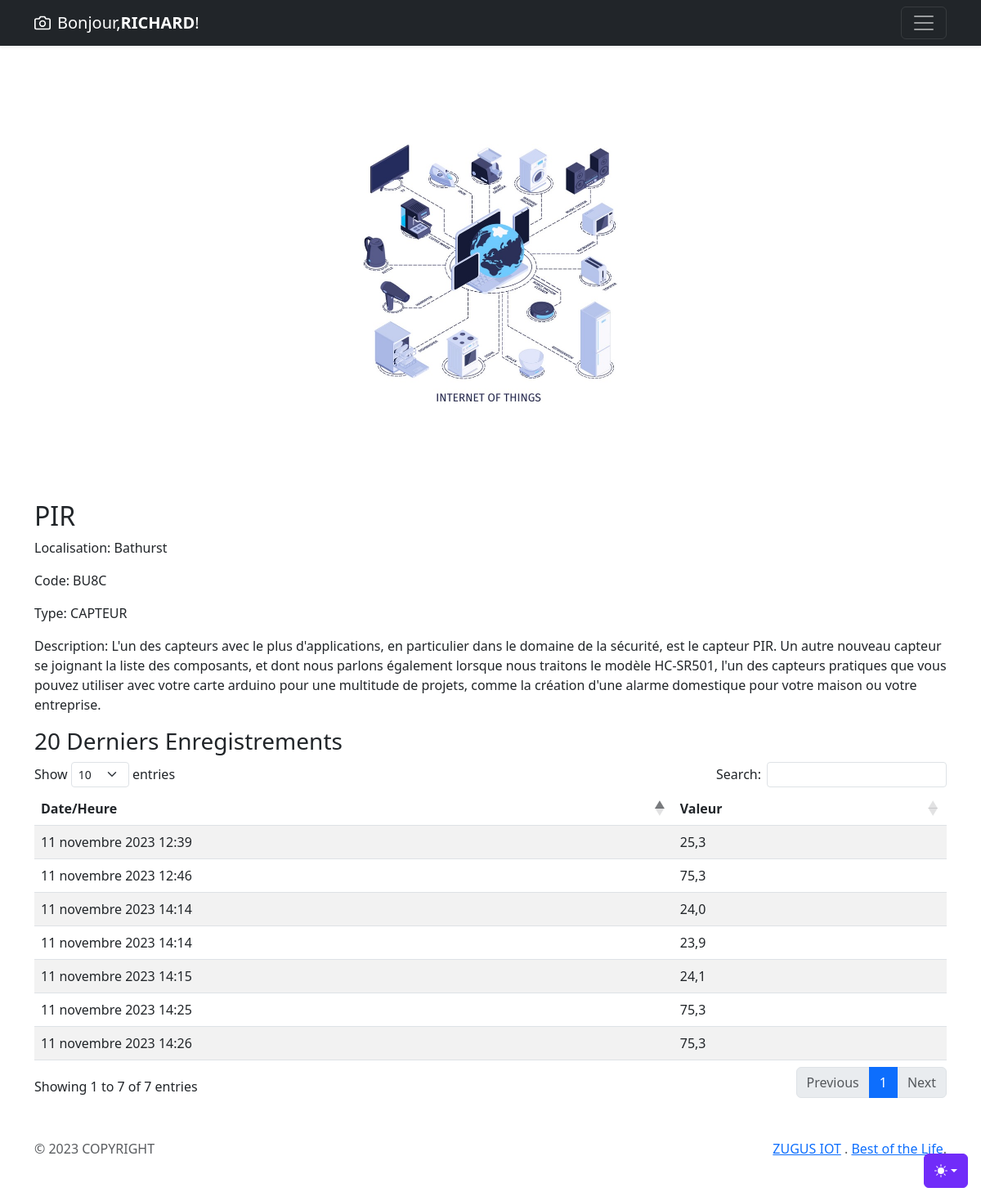
Page /accounts/visualiser-capteur/1/ (signed in) on the committed database.
### account/models.py (models this page shows, shortened)
class User(AbstractUser):
    username = models.CharField(max_length=150, unique=True, blank=True, null=True)
    email = models.EmailField(unique=True)
    adresse = models.CharField(max_length=100)
    USERNAME_FIELD = 'email'
    REQUIRED_FIELDS = ['first_name', 'last_name', 'username']

class UserDispositif(models.Model):
    user = models.ForeignKey(settings.AUTH_USER_MODEL, on_delete=models.CASCADE)
    dispositif = models.ForeignKey(Dispositif, on_delete=models.CASCADE)
    code = models.CharField(max_length=4, blank=True)
    localisation = models.CharField(max_length=200, blank=True)  # Ajout du champ localisation

class Dispositif(models.Model):
    TYPE_CAPTEUR = 'CAPTEUR'
    TYPE_ACTUATEUR = 'ACTUATEUR'
    TYPE_CHOICES = (
        (TYPE_CAPTEUR, 'Capteur'),
        (TYPE_ACTUATEUR, 'Actuateur'),
    )
    id_dispositif = models.AutoField(primary_key=True)
    nom = models.CharField(max_length=200)
    type = models.CharField(max_length=200,choices=TYPE_CHOICES,default=TYPE_CAPTEUR)
    image = models.ImageField(upload_to='images/')  # Configuration des medias
    description = models.TextField()
    localisation = models.CharField(max_length=200, blank=True)
    code = models.CharField(max_length=4, blank=True)

class DonneeCapteur(models.Model):
    user_dispositif = models.ForeignKey(UserDispositif, on_delete=models.CASCADE)
    valeur = models.FloatField()
    date_heure = models.DateTimeField(default=datetime.now)

### account/views.py (the view)
# urls.py: path('visualiser-capteur/<int:user_dispositif_id>/', visualiser_capteur, name='visualiser_capteur'),
@login_required
def visualiser_capteur(request, user_dispositif_id):
    user_dispositif = get_object_or_404(UserDispositif, pk=user_dispositif_id, user=request.user)
    donnees = DonneeCapteur.objects.filter(user_dispositif=user_dispositif).order_by('-date_heure')[:20]
    context = {
        'user_dispositif': user_dispositif,
        'donnees': donnees
    }
    return render(request, 'account/visualiser_capteur.html', context)

### account/templates/account/visualiser_capteur.html (shortened to what this page needs)
{% extends './base.html' %}
{% block content %}
<div class="container">
    <h2>{{ user_dispositif.dispositif.nom }}</h2>
    <p>Localisation: {{ user_dispositif.dispositif.localisation }}</p>
    <p>Code: {{ user_dispositif.code }}</p>
    <p>Type: {{ user_dispositif.dispositif.type }}</p>
    <p>Description: {{ user_dispositif.dispositif.description }}</p>
    <h3>20 Derniers Enregistrements</h3>
    <table id="tablevisualisation" class="table table-striped" style="width:100%">
        <thead>
          <tr>
            <th scope="col">Date/Heure</th>
            <th scope="col">Valeur</th>
        </tr>
        </thead>
        {% for donnee in donnees %}
        <tr>
            <td>{{ donnee.date_heure }}</td>
            <td>{{ donnee.valeur }}</td>
        </tr>
        {% endfor %}
    </table>
</div>
{% endblock %}

### account/templates/account/account_menu.html (shortened to what this page needs)
<div class="dropdown position-fixed bottom-0 end-0 mb-3 me-3 bd-mode-toggle">
  <button class="btn btn-bd-primary py-2 dropdown-toggle d-flex align-items-center"
          id="bd-theme"
          type="button"
          aria-expanded="false"
          data-bs-toggle="dropdown"
          aria-label="Toggle theme (auto)">
    <svg class="bi my-1 theme-icon-active" width="1em" height="1em"><use href="#circle-half"></use></svg>
  </button>
</div>
<header data-bs-theme="dark">
<div class="navbar navbar-dark bg-dark shadow-sm">
<div class="container">
  <a href="#" class="navbar-brand d-flex align-items-center">
    {% if request.user.is_authenticated %}
    Bonjour, <strong>{{ request.user.first_name }}</strong>!
    {% else %}
    <a href="{% url 'Login' %}">Connexion</a>
    {% endif %}
  </a>
  <button class="navbar-toggler" type="button" data-bs-toggle="collapse" data-bs-target="#navbarHeader" aria-controls="navbarHeader" aria-expanded="false" aria-label="Toggle navigation">
    <span class="navbar-toggler-icon"></span>
  </button>
</div>
</div>
</header>

### account/templates/account/base.html (style rules this page uses)
.bi { vertical-align: -.125em; fill: currentColor; }
.btn-bd-primary { --bd-violet-bg: #712cf9; --bd-violet-rgb: 112.520718, 44.062154, 249.437846; --bs-btn-font-weight: 600; --bs-btn-color: var(--bs-white); --bs-btn-bg: var(--bd-violet-bg); --bs-btn-border-color: var(--bd-violet-bg); --bs-btn-hover-color: var(--bs-white); --bs-btn-hover-bg: #6528e0; --bs-btn-hover-border-color: #6528e0; --bs-btn-focus-shadow-rgb: var(--bd-violet-rgb); --bs-btn-active-color: var(--bs-btn-hover-color); --bs-btn-active-bg: #5a23c8; --bs-btn-active-border-color: #5a23c8; }
.bd-mode-toggle { z-index: 1500; }

### rows in the picture
User: user.first_name "RICHARD"
UserDispositif: dispositif.nom "PIR", dispositif.localisation "Bathurst", code "BU8C", dispositif.type "CAPTEUR", dispositif.description "L'un des capteurs avec le plus d'applications, en particulier dans le domaine de la sécurité, est le capteur PIR. Un autre nouveau capteur se joignant la liste des composants, et dont nous parlons également lorsque nous traitons le modèle HC-SR501, l'un des capteurs pratiques que vous pouvez utiliser avec votre carte arduino pour une multitude de projets, comme la création d'une alarme domestique pour votre maison ou votre entreprise."
DonneeCapteur: date_heure "11 novembre 2023 14:26", valeur "75,3"
DonneeCapteur: date_heure "11 novembre 2023 14:25", valeur "75,3"
DonneeCapteur: date_heure "11 novembre 2023 14:15", valeur "24,1"
DonneeCapteur: date_heure "11 novembre 2023 14:14", valeur "24,0"
DonneeCapteur: date_heure "11 novembre 2023 14:14", valeur "23,9"
DonneeCapteur: date_heure "11 novembre 2023 12:46", valeur "75,3"
DonneeCapteur: date_heure "11 novembre 2023 12:39", valeur "25,3"
